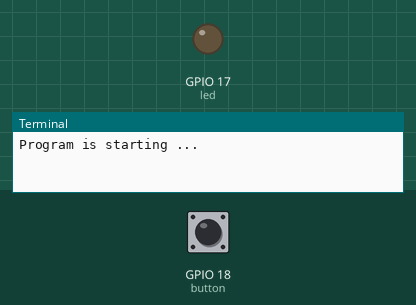
This program was run on a simulated Raspberry Pi (BCM pin numbers). Shown: output pins drawn as LEDs (lit = HIGH), the last lines printed to the terminal. The inputs (shaded band) are chosen by the test bench; at power-on: GPIO 18 (button) HIGH.

Above: at 1.2 s.
1.3 s: GPIO 18 (button) pulled LOW for 0.15 s
At 1.37 s:
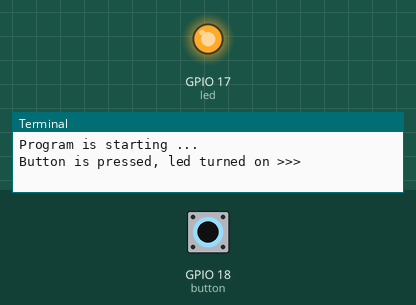
2.9 s: GPIO 18 (button) pulled LOW for 3.2 s
At 6.7 s:
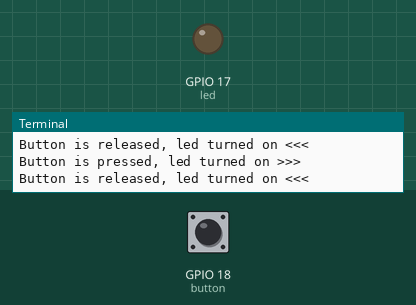
Timing chart, 0 to 8.2 s (numbered marks = the images above; inputs shaded):
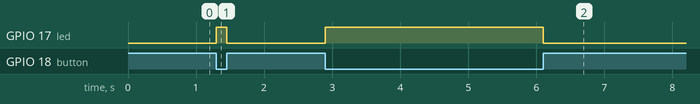

The program:

ButtonLED2.py
```python
#!/usr/bin/env python3
########################################################################
# Filename    : ButtonLED.py
# Description : Control led with button.
# Author      : www.freenove.com
# modification: 2019/12/27
########################################################################
from gpiozero import LED, Button
from signal import pause

print ('Program is starting ... ')

led = LED(17)       # define LED pin according to BCM Numbering
button = Button(18) # define Button pin according to BCM Numbering

def onButtonPressed():
    led.on()
    print("Button is pressed, led turned on >>>")

def onButtonReleased():
    led.off()
    print("Button is released, led turned on <<<")

button.when_pressed = onButtonPressed
button.when_released = onButtonReleased

pause()
```

Measured:
- after the input at 1.3 s, GPIO 17 (led): LOW → HIGH at once, → LOW 0.15 s later
- after the input at 2.9 s, GPIO 17 (led): LOW → HIGH at once, → LOW 3.2 s later
